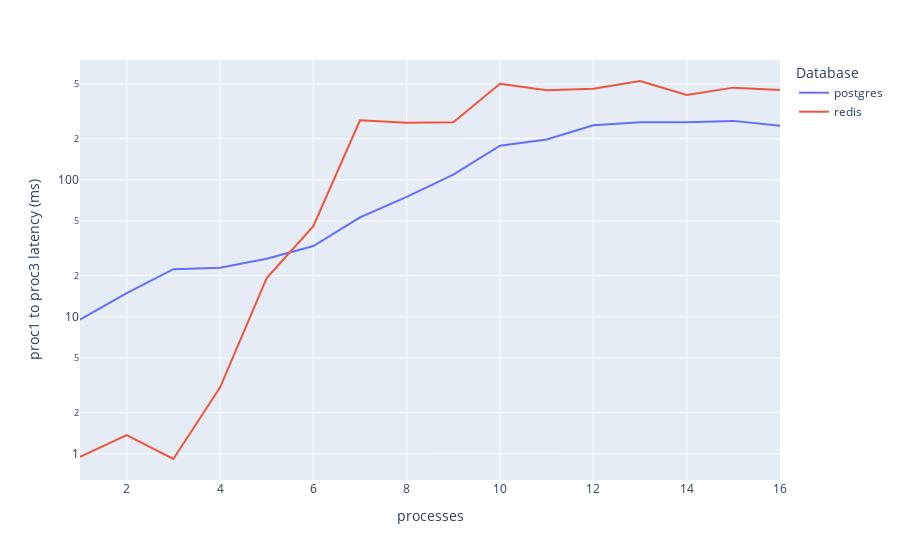
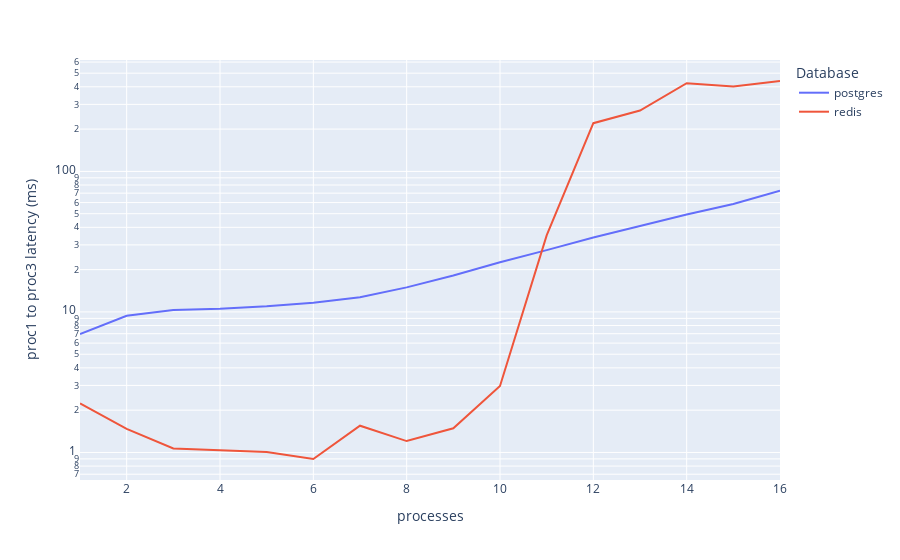
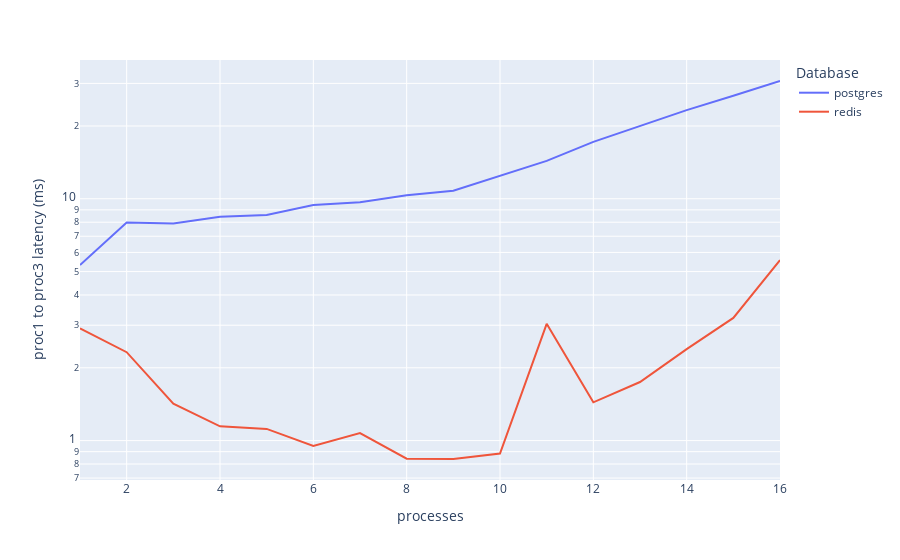
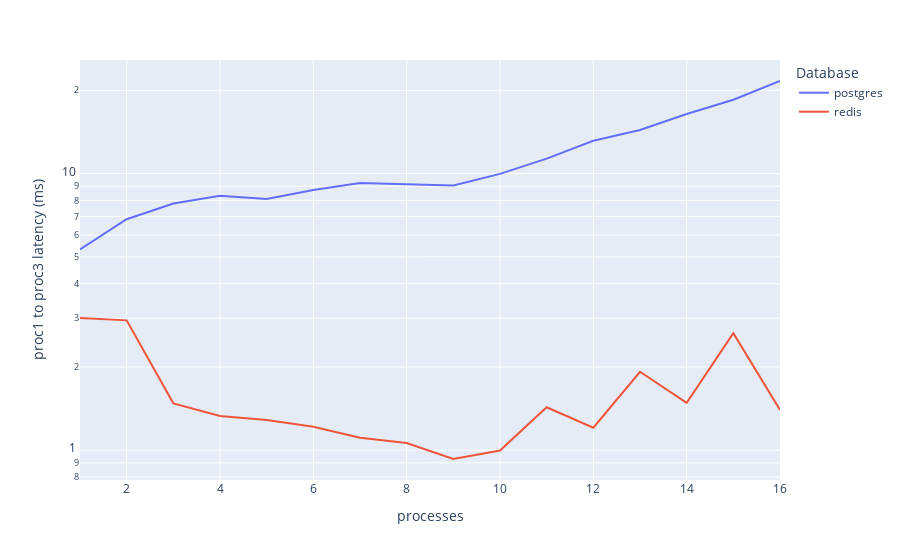

Write notebook code for charts like these, in order.
### Code cell
fig = px.line(df_mean[df_mean["sleep"] == 0.001], x='procs', y='diff_in_end', color="db", log_y=True, labels=labels)
fig.write_image("./graphs/diff_in_end_postgres_vs_redis0001.png", scale=5, engine="kaleido")
fig.show()
fig = px.line(df_mean[df_mean["sleep"] == 0.003], x='procs', y='diff_in_end', color="db", log_y=True, labels=labels)
fig.write_image("./graphs/diff_in_end_postgres_vs_redis0003.png", scale=5, engine="kaleido")
fig.show()
fig = px.line(df_mean[df_mean["sleep"] == 0.006], x='procs', y='diff_in_end', color="db", log_y=True, labels=labels)
fig.write_image("./graphs/diff_in_end_postgres_vs_redis0006.png", scale=5, engine="kaleido")
fig.show()
fig = px.line(df_mean[df_mean["sleep"] == 0.009], x='procs', y='diff_in_end', color="db", log_y=True, labels=labels)
fig.write_image("./graphs/diff_in_end_postgres_vs_redis0009.png", scale=5, engine="kaleido")
fig.show()

### Figure 1 — Plotly figure (JSON) as saved in the notebook; plotly's stock layout.template omitted (floating-point values rounded to 4 significant figures)
{"data": [{"hovertemplate": "Database=postgres<br>processes=%{x}<br>proc1 to proc3 latency (ms)=%{y}<extra></extra>", "legendgroup": "postgres", "line": {"color": "#636efa", "dash": "solid"}, "mode": "lines", "name": "postgres", "orientation": "v", "showlegend": true, "type": "scatter", "x": [1, 2, 3, 4, 5, 6, 7, 8, 9, 10, 11, 12, 13, 14, 15, 16], "xaxis": "x", "y": [9.531, 14.92, 22.28, 22.84, 26.58, 32.88, 53.21, 75.16, 109.3, 177.5, 196.7, 250.2, 263.4, 263.5, 269.3, 247.8], "yaxis": "y"}, {"hovertemplate": "Database=redis<br>processes=%{x}<br>proc1 to proc3 latency (ms)=%{y}<extra></extra>", "legendgroup": "redis", "line": {"color": "#EF553B", "dash": "solid"}, "mode": "lines", "name": "redis", "orientation": "v", "showlegend": true, "type": "scatter", "x": [1, 2, 3, 4, 5, 6, 7, 8, 9, 10, 11, 12, 13, 14, 15, 16], "xaxis": "x", "y": [0.9493, 1.373, 0.9172, 3.049, 19.17, 45.83, 271.6, 261.3, 262.9, 502.3, 451.3, 461.8, 526.3, 416.6, 470.8, 453.2], "yaxis": "y"}], "layout": {"legend": {"title": {"text": "Database"}, "tracegroupgap": 0}, "margin": {"t": 60}, "xaxis": {"anchor": "y", "domain": [0, 1], "title": {"text": "processes"}}, "yaxis": {"anchor": "x", "domain": [0, 1], "title": {"text": "proc1 to proc3 latency (ms)"}, "type": "log"}}}

### Figure 2 — Plotly figure (JSON) as saved in the notebook; plotly's stock layout.template omitted (floating-point values rounded to 4 significant figures)
{"data": [{"hovertemplate": "Database=postgres<br>processes=%{x}<br>proc1 to proc3 latency (ms)=%{y}<extra></extra>", "legendgroup": "postgres", "line": {"color": "#636efa", "dash": "solid"}, "mode": "lines", "name": "postgres", "orientation": "v", "showlegend": true, "type": "scatter", "x": [1, 2, 3, 4, 5, 6, 7, 8, 9, 10, 11, 12, 13, 14, 15, 16], "xaxis": "x", "y": [6.958, 9.386, 10.31, 10.52, 10.96, 11.62, 12.73, 14.96, 18.18, 22.58, 27.53, 33.9, 40.82, 49.31, 58.68, 72.86], "yaxis": "y"}, {"hovertemplate": "Database=redis<br>processes=%{x}<br>proc1 to proc3 latency (ms)=%{y}<extra></extra>", "legendgroup": "redis", "line": {"color": "#EF553B", "dash": "solid"}, "mode": "lines", "name": "redis", "orientation": "v", "showlegend": true, "type": "scatter", "x": [1, 2, 3, 4, 5, 6, 7, 8, 9, 10, 11, 12, 13, 14, 15, 16], "xaxis": "x", "y": [2.234, 1.473, 1.068, 1.034, 1.008, 0.8984, 1.55, 1.205, 1.485, 2.969, 35.04, 220.4, 271.0, 424.6, 401.8, 439.9], "yaxis": "y"}], "layout": {"legend": {"title": {"text": "Database"}, "tracegroupgap": 0}, "margin": {"t": 60}, "xaxis": {"anchor": "y", "domain": [0, 1], "title": {"text": "processes"}}, "yaxis": {"anchor": "x", "domain": [0, 1], "title": {"text": "proc1 to proc3 latency (ms)"}, "type": "log"}}}

### Figure 3 — Plotly figure (JSON) as saved in the notebook; plotly's stock layout.template omitted (floating-point values rounded to 4 significant figures)
{"data": [{"hovertemplate": "Database=postgres<br>processes=%{x}<br>proc1 to proc3 latency (ms)=%{y}<extra></extra>", "legendgroup": "postgres", "line": {"color": "#636efa", "dash": "solid"}, "mode": "lines", "name": "postgres", "orientation": "v", "showlegend": true, "type": "scatter", "x": [1, 2, 3, 4, 5, 6, 7, 8, 9, 10, 11, 12, 13, 14, 15, 16], "xaxis": "x", "y": [5.323, 7.975, 7.91, 8.432, 8.564, 9.426, 9.68, 10.33, 10.8, 12.44, 14.34, 17.19, 20.01, 23.25, 26.67, 30.69], "yaxis": "y"}, {"hovertemplate": "Database=redis<br>processes=%{x}<br>proc1 to proc3 latency (ms)=%{y}<extra></extra>", "legendgroup": "redis", "line": {"color": "#EF553B", "dash": "solid"}, "mode": "lines", "name": "redis", "orientation": "v", "showlegend": true, "type": "scatter", "x": [1, 2, 3, 4, 5, 6, 7, 8, 9, 10, 11, 12, 13, 14, 15, 16], "xaxis": "x", "y": [2.914, 2.321, 1.421, 1.146, 1.118, 0.9507, 1.075, 0.8415, 0.8393, 0.8838, 3.04, 1.44, 1.747, 2.389, 3.217, 5.577], "yaxis": "y"}], "layout": {"legend": {"title": {"text": "Database"}, "tracegroupgap": 0}, "margin": {"t": 60}, "xaxis": {"anchor": "y", "domain": [0, 1], "title": {"text": "processes"}}, "yaxis": {"anchor": "x", "domain": [0, 1], "title": {"text": "proc1 to proc3 latency (ms)"}, "type": "log"}}}

### Figure 4 — Plotly figure (JSON) as saved in the notebook; plotly's stock layout.template omitted (floating-point values rounded to 4 significant figures)
{"data": [{"hovertemplate": "Database=postgres<br>processes=%{x}<br>proc1 to proc3 latency (ms)=%{y}<extra></extra>", "legendgroup": "postgres", "line": {"color": "#636efa", "dash": "solid"}, "mode": "lines", "name": "postgres", "orientation": "v", "showlegend": true, "type": "scatter", "x": [1, 2, 3, 4, 5, 6, 7, 8, 9, 10, 11, 12, 13, 14, 15, 16], "xaxis": "x", "y": [5.323, 6.842, 7.799, 8.319, 8.09, 8.73, 9.242, 9.175, 9.057, 9.975, 11.33, 13.14, 14.37, 16.42, 18.5, 21.62], "yaxis": "y"}, {"hovertemplate": "Database=redis<br>processes=%{x}<br>proc1 to proc3 latency (ms)=%{y}<extra></extra>", "legendgroup": "redis", "line": {"color": "#EF553B", "dash": "solid"}, "mode": "lines", "name": "redis", "orientation": "v", "showlegend": true, "type": "scatter", "x": [1, 2, 3, 4, 5, 6, 7, 8, 9, 10, 11, 12, 13, 14, 15, 16], "xaxis": "x", "y": [3.004, 2.947, 1.477, 1.331, 1.287, 1.216, 1.11, 1.062, 0.9295, 0.9976, 1.43, 1.206, 1.922, 1.483, 2.651, 1.399], "yaxis": "y"}], "layout": {"legend": {"title": {"text": "Database"}, "tracegroupgap": 0}, "margin": {"t": 60}, "xaxis": {"anchor": "y", "domain": [0, 1], "title": {"text": "processes"}}, "yaxis": {"anchor": "x", "domain": [0, 1], "title": {"text": "proc1 to proc3 latency (ms)"}, "type": "log"}}}
